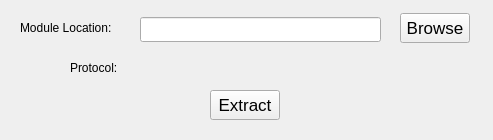
<?xml version="1.0" encoding="UTF-8"?>
<ui version="4.0">
 <class>MainWindow</class>
 <widget class="QMainWindow" name="MainWindow">
  <property name="geometry">
   <rect>
    <x>0</x>
    <y>0</y>
    <width>493</width>
    <height>140</height>
   </rect>
  </property>
  <property name="sizePolicy">
   <sizepolicy hsizetype="Preferred" vsizetype="Preferred">
    <horstretch>0</horstretch>
    <verstretch>0</verstretch>
   </sizepolicy>
  </property>
  <property name="windowTitle">
   <string/>
  </property>
  <widget class="QWidget" name="centralWidget">
   <widget class="QLabel" name="labelModuleLocation">
    <property name="geometry">
     <rect>
      <x>20</x>
      <y>20</y>
      <width>111</width>
      <height>16</height>
     </rect>
    </property>
    <property name="text">
     <string>Module Location:</string>
    </property>
   </widget>
   <widget class="QLabel" name="labelProtocol">
    <property name="geometry">
     <rect>
      <x>70</x>
      <y>60</y>
      <width>60</width>
      <height>16</height>
     </rect>
    </property>
    <property name="text">
     <string>Protocol:</string>
    </property>
   </widget>
   <widget class="QLineEdit" name="editFileName">
    <property name="geometry">
     <rect>
      <x>140</x>
      <y>17</y>
      <width>241</width>
      <height>25</height>
     </rect>
    </property>
    <property name="readOnly">
     <bool>true</bool>
    </property>
   </widget>
   <widget class="QLabel" name="labelProtocolType">
    <property name="geometry">
     <rect>
      <x>140</x>
      <y>60</y>
      <width>61</width>
      <height>16</height>
     </rect>
    </property>
    <property name="font">
     <font>
      <weight>75</weight>
      <bold>true</bold>
     </font>
    </property>
    <property name="text">
     <string>&lt;html&gt;&lt;head/&gt;&lt;body&gt;&lt;p&gt;&lt;br/&gt;&lt;/p&gt;&lt;/body&gt;&lt;/html&gt;</string>
    </property>
   </widget>
   <widget class="QToolButton" name="buttonBrowse">
    <property name="geometry">
     <rect>
      <x>400</x>
      <y>13</y>
      <width>70</width>
      <height>30</height>
     </rect>
    </property>
    <property name="font">
     <font>
      <pointsize>13</pointsize>
     </font>
    </property>
    <property name="text">
     <string>Browse</string>
    </property>
   </widget>
   <widget class="QToolButton" name="buttonExtract">
    <property name="geometry">
     <rect>
      <x>210</x>
      <y>90</y>
      <width>70</width>
      <height>30</height>
     </rect>
    </property>
    <property name="minimumSize">
     <size>
      <width>70</width>
      <height>30</height>
     </size>
    </property>
    <property name="maximumSize">
     <size>
      <width>70</width>
      <height>30</height>
     </size>
    </property>
    <property name="font">
     <font>
      <pointsize>13</pointsize>
     </font>
    </property>
    <property name="text">
     <string>Extract</string>
    </property>
   </widget>
  </widget>
 </widget>
 <layoutdefault spacing="6" margin="11"/>
 <resources/>
 <connections/>
</ui>
